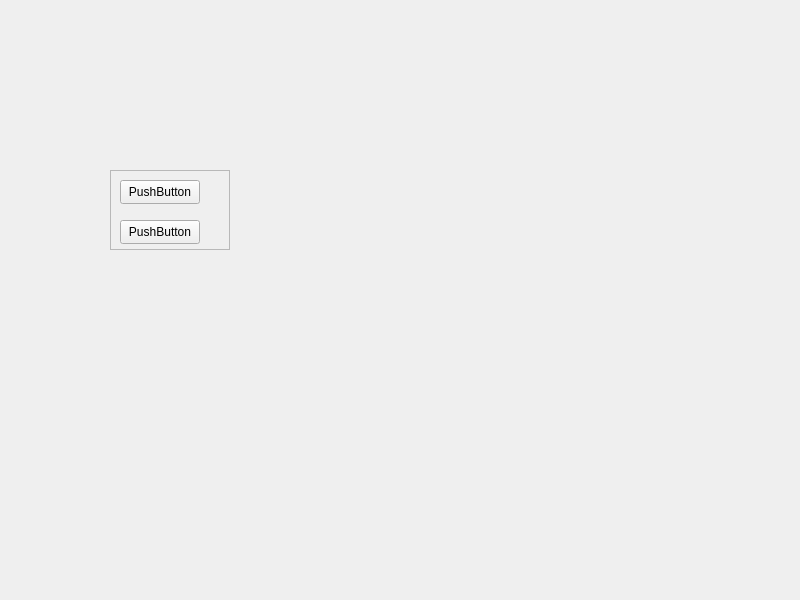
<?xml version="1.0" encoding="UTF-8"?>
<ui version="4.0">
 <class>InitialView</class>
 <widget class="QMainWindow" name="InitialView">
  <property name="geometry">
   <rect>
    <x>0</x>
    <y>0</y>
    <width>800</width>
    <height>600</height>
   </rect>
  </property>
  <property name="windowTitle">
   <string>MainWindow</string>
  </property>
  <widget class="QWidget" name="centralwidget">
   <widget class="QFrame" name="frame">
    <property name="geometry">
     <rect>
      <x>110</x>
      <y>170</y>
      <width>120</width>
      <height>80</height>
     </rect>
    </property>
    <property name="frameShape">
     <enum>QFrame::StyledPanel</enum>
    </property>
    <property name="frameShadow">
     <enum>QFrame::Raised</enum>
    </property>
    <widget class="QPushButton" name="fullScreenViewButton">
     <property name="geometry">
      <rect>
       <x>10</x>
       <y>10</y>
       <width>80</width>
       <height>24</height>
      </rect>
     </property>
     <property name="text">
      <string>PushButton</string>
     </property>
    </widget>
    <widget class="QPushButton" name="bubbleViewButton">
     <property name="geometry">
      <rect>
       <x>10</x>
       <y>50</y>
       <width>80</width>
       <height>24</height>
      </rect>
     </property>
     <property name="text">
      <string>PushButton</string>
     </property>
    </widget>
   </widget>
  </widget>
 </widget>
 <resources/>
 <connections/>
</ui>
